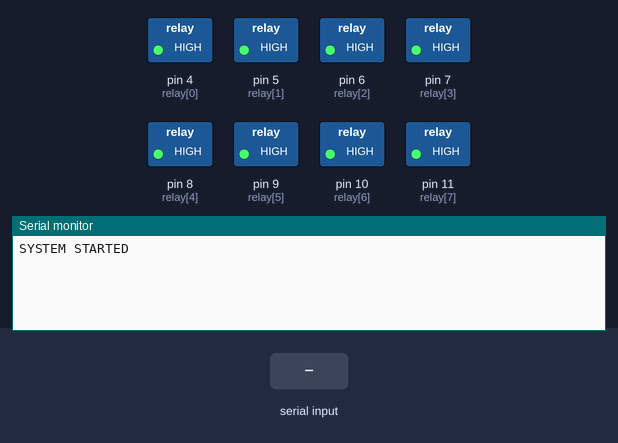
Simulated run of this sketch. Board: Arduino Uno, built with avr-gcc and run on an emulated ATmega328P. On the bench: switched loads named in the sketch (green lamp = pin HIGH), the last lines printed to the serial monitor. Inputs (shaded band) come from the test bench.

Above: at 1.2 s.
1.3 s: "#" received over the second serial link
At 2.5 s:
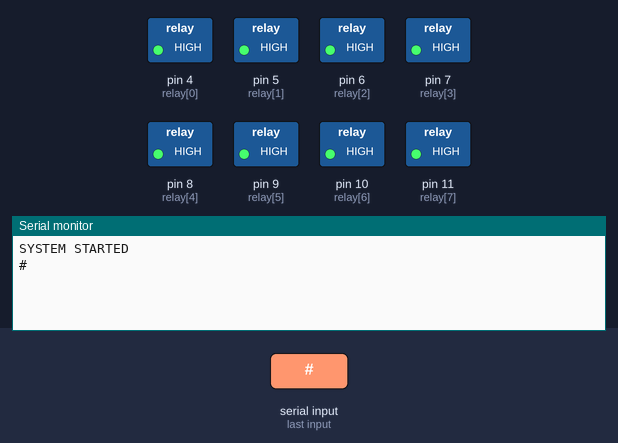
2.8 s: "1" received over the second serial link
At 3.5 s:
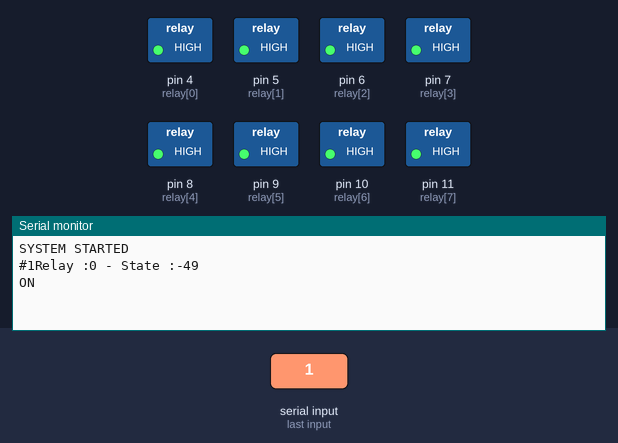

The sketch:

sketch_oct05a_DI_Arduino_Bluetooth_8Relay_Control.ino
```cpp
#include <SoftwareSerial.h>
SoftwareSerial mySerial(2, 3);

int relay[8] = {4, 5, 6, 7, 8, 9, 10, 11};

String voice;

void setup() {
  Serial.begin(9600);
  mySerial.begin(9600);
  for (int i = 0; i < 8; i++) {
    pinMode(relay[i], OUTPUT);
    digitalWrite(relay[i], HIGH);
  }
  Serial.println("SYSTEM STARTED");
}

void loop() {
  serialEvent();
}

void serialEvent() {
  while (mySerial.available()) {
    delay(10);
    char c = mySerial.read();
    Serial.print(c);
    if (c == '#') {
      break;
    }
    voice += c;
  }
  if (voice.length() > 0) {
    int relay_no = int(voice[0])-49;
    int relay_state = int(voice[1])-49;
    Serial.print("Relay :"); Serial.print(relay_no); Serial.print(" - ");
    Serial.print("State :"); Serial.println(relay_state);
    digitalWrite(relay[relay_no], relay_state);
    Serial.println("ON");
    voice = "";
  }
}
```

Measured:
- after the input at 1.3 s, the serial monitor: prints a new line at once (image 1)
- after the input at 2.8 s, the serial monitor: prints a new line at once (image 2)
